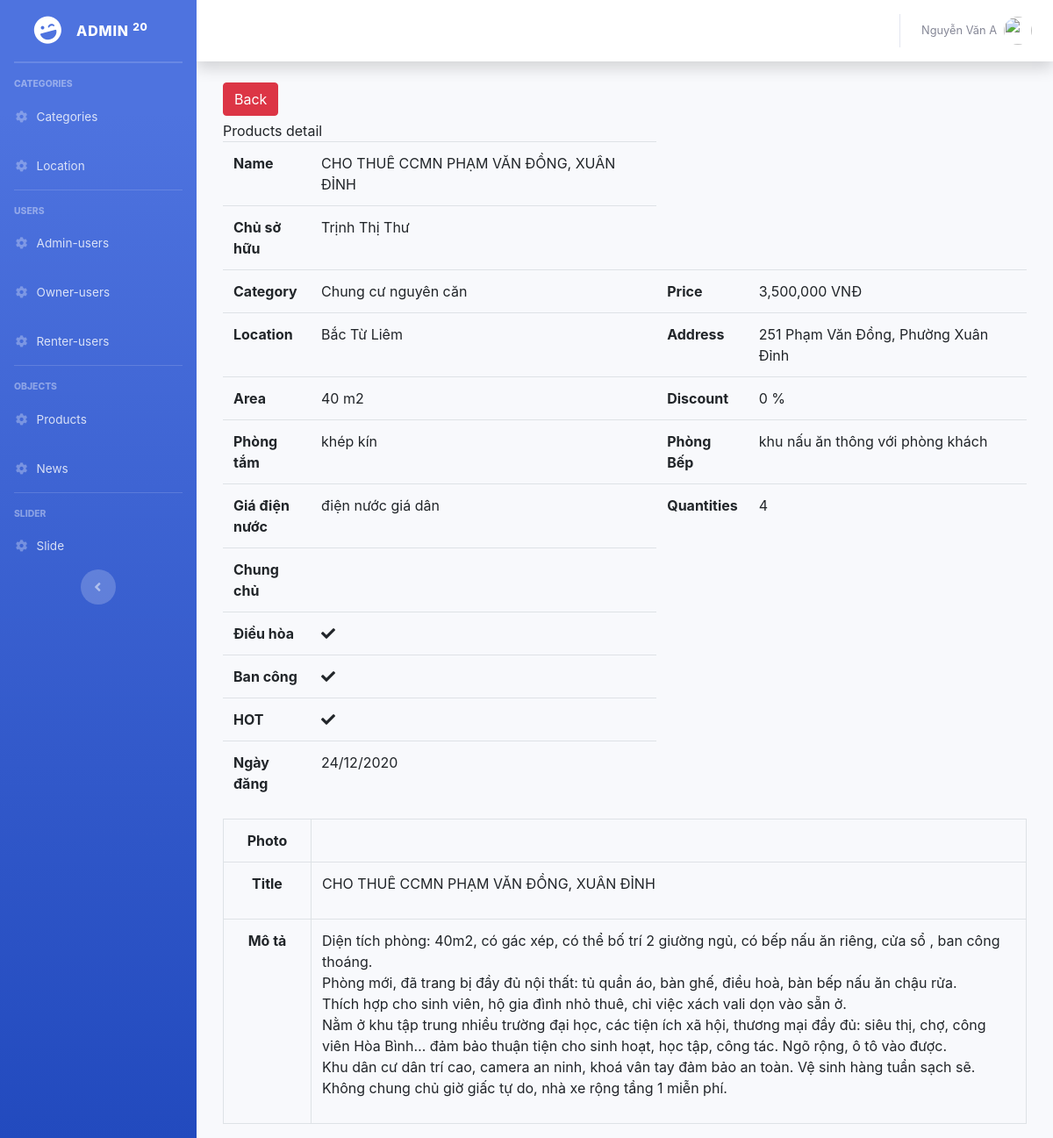
Page /Backend/Admin/index.php?controller=products&action=detail&id=59 (signed in) on the earlier database version.
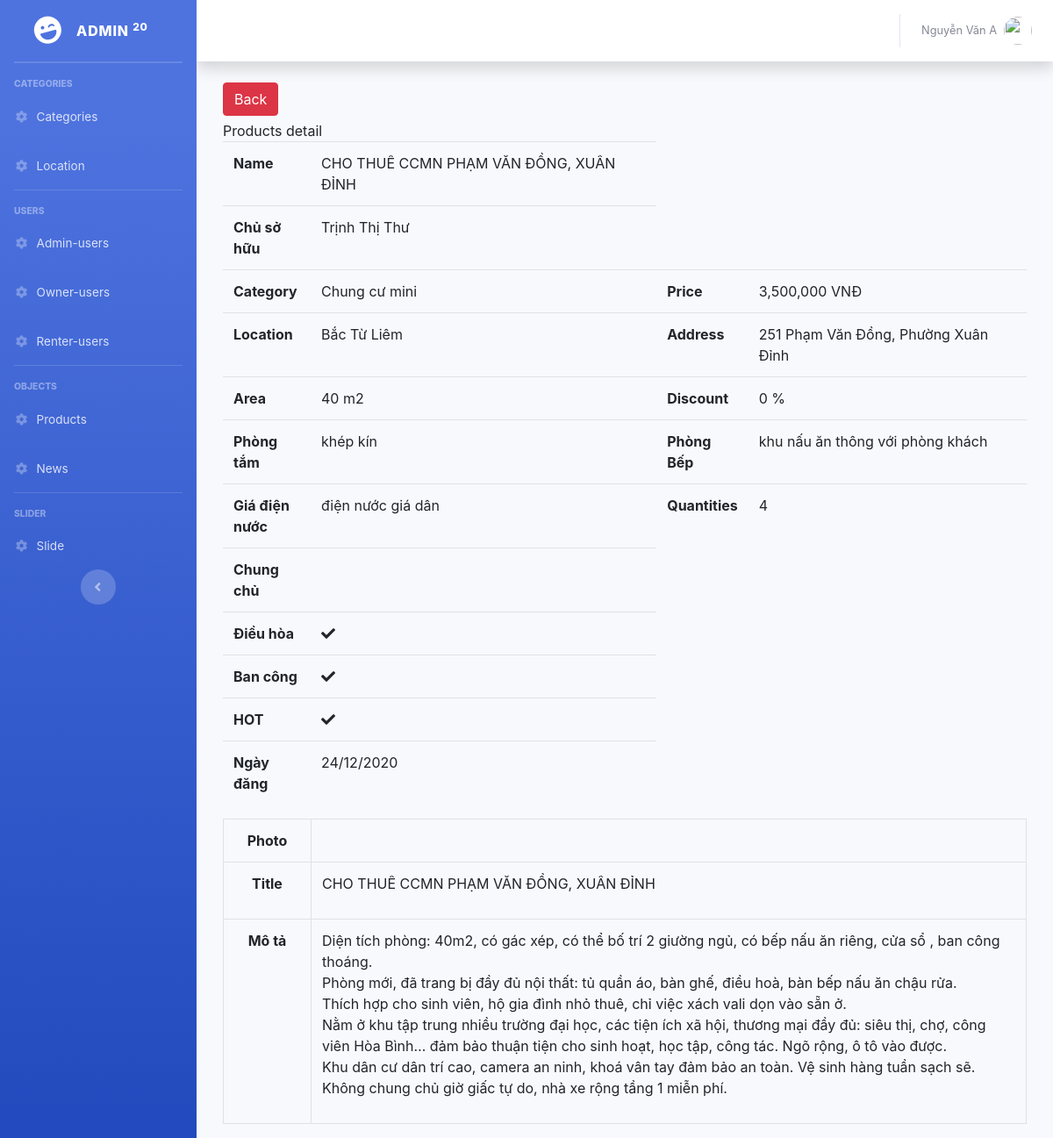
Same page on the later database version.
### tables this page shows
CREATE TABLE `products` (
  `id` int(11) NOT NULL,
  `name` varchar(500) NOT NULL,
  `photo` varchar(255) NOT NULL,
  `owner_id` int(11) NOT NULL,
  `category_id` int(11) NOT NULL,
  `location_id` int(11) NOT NULL,
  `address` varchar(500) NOT NULL,
  `title` varchar(500) NOT NULL,
  `description` varchar(4000) NOT NULL,
  `area` double NOT NULL,
  `discount` double NOT NULL,
  `chung_chu` int(11) NOT NULL,
  `phong_tam` varchar(500) NOT NULL,
  `phong_bep` varchar(500) NOT NULL,
  `dieu_hoa` int(11) NOT NULL,
  `ban_cong` int(11) NOT NULL,
  `hot` int(11) NOT NULL,
  `gia_dien_nuoc` varchar(255) NOT NULL,
  `price` double NOT NULL,
  `quantities` int(11) NOT NULL,
  `date` date NOT NULL
);

CREATE TABLE `categories` (
  `id` int(11) NOT NULL,
  `name` varchar(255) NOT NULL
);

CREATE TABLE `owner_users` (
  `id` int(11) NOT NULL,
  `name` varchar(500) NOT NULL,
  `email` varchar(500) NOT NULL,
  `password` varchar(500) NOT NULL,
  `phonenumber` bigint(20) NOT NULL,
  `cmnd` bigint(20) NOT NULL,
  `address` varchar(500) NOT NULL,
  `active` int(11) NOT NULL
);

CREATE TABLE `location` (
  `id` int(11) NOT NULL,
  `name` varchar(500) NOT NULL
);

### Backend/Admin/Controllers/ProductsController.php (called while the page is built, shortened)
<?php
	include "Models/ProductsModel.php";
	class ProductsController extends ProductsModel{
        public function detail(){
            $id= isset($_GET["id"]) ? $_GET["id"] :0;
            $data= $this->modelListProductsDetail($id);
           include "Views/ProductsDetailView.php";
        }
	}
 ?>

### Backend/Admin/Models/ProductsModel.php (called while the page is built, shortened)
<?php
	class ProductsModel{
		public function modelGetOwnerName($id){
			$conn = Connection::getInstance();
			$query = $conn-> query("select * from owner_users where id = $id");
			$recordOwner= $query->fetch();
			return $recordOwner->name;
		}
		public function modelGetCategoryName($id){
			$conn = Connection::getInstance();
			$query = $conn->query("select * from categories where id = $id");
			$record = $query->fetch();
			return $record->name;
		}
		public function modelGetLocationName($id){
			$conn = Connection::getInstance();
			$query = $conn->query("select * from location where id = $id");
			$record = $query->fetch();
			return $record->name;
		}
        public function modelListProductsDetail($id){
			$conn = Connection::getInstance();
			$query = $conn->query("select * from products where id = $id");
			return $query->fetchAll();
        }
	}
 ?>

### Backend/Admin/Views/ProductsDetailView.php (the view, shortened to what the changed rows need)
<div class="col-md-12">
    <div class="panel panel-primary">
        <div class="panel-body">
           <?php foreach($data as $rows): ?>
            <table class="table">
                <tr>
                    <th style="width:100px;">Name</th>
                    <td><?php echo $rows->name; ?></td>
                </tr>
                <tr>
                    <th style="width:100px;">Chủ sở hữu</th>
                    <td><?php echo $this->modelGetOwnerName($rows->owner_id); ?></td>
                </tr>
                <tr>
                    <th style="width:100px;">Category</th>
                    <td><?php echo $this->modelGetCategoryName($rows->category_id); ?></td>
                    <th style="width:100px;">Price</th>
                    <td><?php echo number_format($rows->price);?> VNĐ</td>
                </tr>
                <tr>
                    <th style="width:100px;">Location</th>
                    <td><?php echo $this->modelGetLocationName($rows->location_id); ?></td>
                    <th style="width:100px;">Address</th>
                    <td><?php echo $rows->address; ?></td>
                </tr>
                <tr>
                    <th style="width:100px;">Area</th>
                    <td><?php echo number_format($rows->area);?> m2</td>
                    <th style="width:100px;">Discount</th>
                    <td><?php echo number_format($rows->discount); ?> %</td>
                </tr>
                <tr>
                    <th style="width:100px;">Phòng tắm</th>
                    <td><?php echo $rows->phong_tam;?></td>
                    <th style="width:100px;">Phòng Bếp</th>
                    <td><?php echo $rows->phong_bep;?></td>
                </tr>
                <tr>
                    <th style="width:100px;">Giá điện nước</th>
                    <td><?php echo $rows->gia_dien_nuoc;?></td>
                    <th style="width:100px;">Quantities</th>
                    <td>4</td>
                </tr>
                <tr>
                    <th style="width:100px;">Chung chủ</th>
                    <td>
                    </td>
                </tr>
                <tr>
                    <th style="width:100px;">Điều hòa</th>
                    <td>
                        <?php if($rows->dieu_hoa == 1): ?>
                        <span class="fa fa-check"></span>
                        <?php endif; ?>
                    </td>
                </tr>
                <tr>
                    <th style="width:100px;">Ban công</th>
                    <td>
                        <?php if($rows->ban_cong == 1): ?>
                        <span class="fa fa-check"></span>
                        <?php endif; ?>
                    </td>
                </tr>
                <tr>
                    <th style="width:100px;">HOT</th>
                    <td>
                        <?php if($rows->hot == 1): ?>
                        <span class="fa fa-check"></span>
                        <?php endif; ?>
                    </td>
                </tr>
                <tr>
                    <th style="width:100px;">Ngày đăng</th>
                    <td>
                        <?php
                            $date= Date_create($rows->date);
                            echo Date_format($date, "d/m/Y");
                        ?>
                    </td>
                </tr>
            </table>
            <table class="table table-bordered table-hover">
                <tr>
                    <th style="width: 100px; text-align: center;">Photo</th>
                     <td><?php if($rows->photo != "" && file_exists('../Assets/Upload/Products/'.$rows->photo)): ?>
                    <?php endif; ?></td>
                </tr>
                <tr>
                    <th style="text-align: center;">Title</th>
                    <td><?php echo $rows->title; ?></td>
                </tr>
                <tr>
                    <th style="text-align: center;">Mô tả</th>
                    <td><?php echo $rows->description; ?></td>
                </tr>
            </table>
            <?php endforeach; ?>
        </div>
    </div>
</div>

Differences in the rows shown:
changed products "CHO THUÊ CCMN PHẠM VĂN ĐỒNG, XUÂN ĐỈNH": category.name "Chung cư nguyên căn" → "Chung cư mini"
